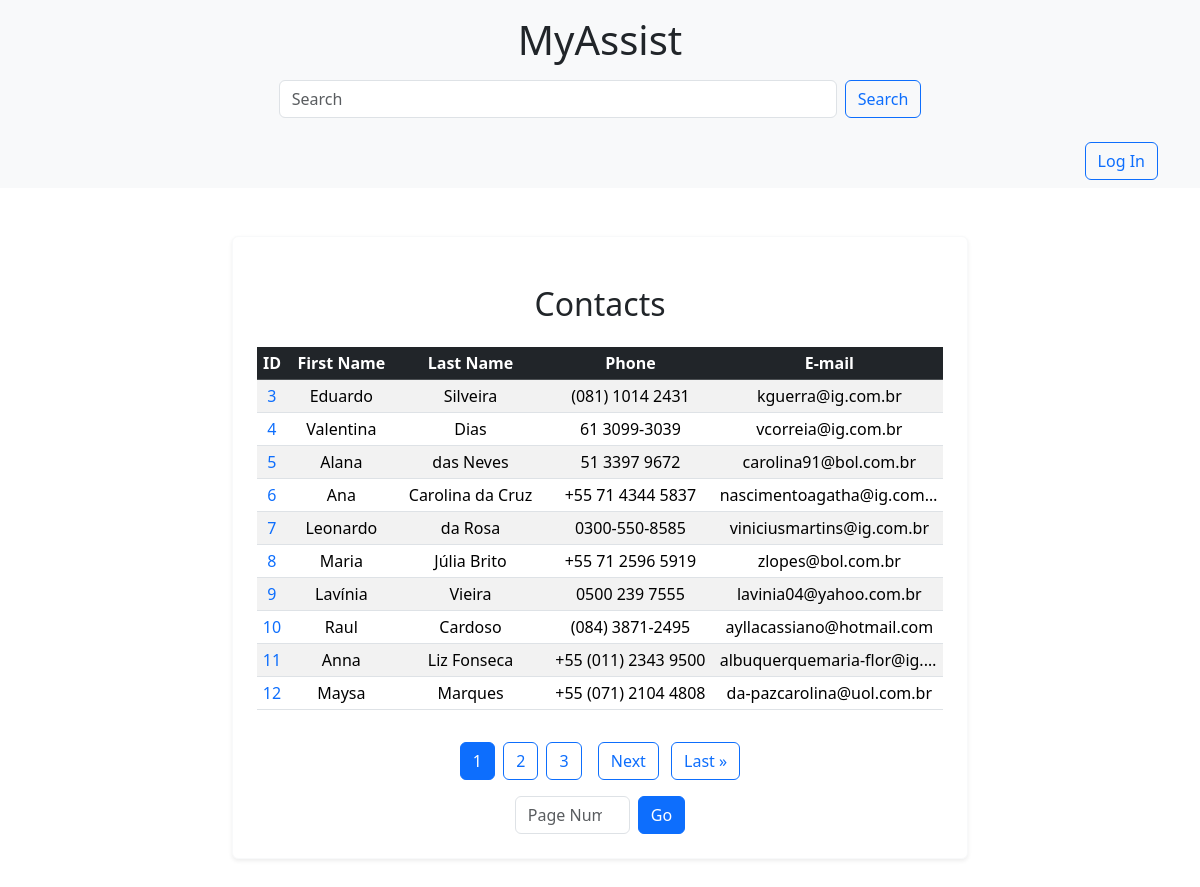
/home/, run on the app's committed database.
### accounts/models.py (models this page shows, shortened)
class Account(models.Model):
    first_name = models.CharField(max_length=50)
    last_name = models.CharField(max_length=50, blank=True)
    phone = models.CharField(max_length=50)
    email = models.EmailField(max_length=254)
    created_date = models.DateTimeField(default=timezone.now)
    description = models.TextField(blank=True)
    show = models.BooleanField(default=True)
    picture = models.ImageField(blank=True, upload_to='pictures/%Y/%m/')
    category = models.ForeignKey(
        Category, on_delete=models.SET_NULL, blank=True, null=True)
    owner = models.ForeignKey(
        User, on_delete=models.SET_NULL, blank=True, null=True)

### accounts/views.py (the view)
# urls.py: path('home/', home, name='home'),
def home(request):
    accounts = Account.objects.filter(show=True)
    paginator = Paginator(accounts, 10)
    page_number = request.GET.get("page")
    page_obj = paginator.get_page(page_number)
    print(accounts.query)
    context = {
        'page_obj': page_obj,
    }
    return render(request, 'accounts/home.html', context)

### accounts/templates/accounts/home.html (shortened to what this page needs)
{% extends "accounts/base.html" %}
{% block description %}
<div class="table-responsive">
    <table class="table table-striped table-hover table-sm">
        <h2 class="card-title mb-4">Contacts</h2>
        <thead class="table-dark">
            <tr>
                <th class="text-nowrap">ID</th>
                <th class="text-nowrap">First Name</th>
                <th class="text-nowrap">Last Name</th>
                <th class="text-nowrap">Phone</th>
                <th class="text-nowrap">E-mail</th>
            </tr>
        </thead>
        <tbody>
            {% for account in page_obj %}
            <tr>
                <td class="text-truncate text-nowrap" style="max-width: 100px;">
                    <a href="{% url 'contact' contact_id=account.id %}" class="text-primary text-decoration-none">
                        {{ account.id }}
                    </a>
                </td>
                <td class="text-truncate text-nowrap" style="max-width: 150px;">
                    {{ account.first_name }}
                </td>
                <td class="text-truncate text-nowrap" style="max-width: 150px;">
                    {{ account.last_name }}
                </td>
                <td class="text-truncate text-nowrap" style="max-width: 150px;">
                    {{ account.phone }}
                </td>
                <td class="text-truncate text-nowrap" style="max-width: 200px;">
                    {{ account.email }}
                </td>
            </tr>
            {% endfor %}
        </tbody>
    </table>
</div>
{% endblock %}

### accounts/templates/accounts/base.html (shortened to what this page needs)
{% load static %}
<!DOCTYPE html>
<html lang="en">
<head>
    <link href="{% static 'css/bootstrap.min.css' %}" rel="stylesheet">
</head>
<body>
    {% include 'accounts/header.html' %}
    <nav class="navbar navbar-expand-lg navbar-light bg-light">
        <div class="container">
            <div class="collapse navbar-collapse" id="navbarNav">
                {% if user.is_authenticated %}
                <div class="ms-auto">
                    <div class="dropdown">
                        <button class="btn btn-outline-primary dropdown-toggle" type="button" id="userDropdown"
                            data-bs-toggle="dropdown" aria-expanded="false">
                            {{ user.first_name }}
                        </button>
                        <ul class="dropdown-menu dropdown-menu-end" aria-labelledby="userDropdown">
                            <li><a class="dropdown-item" href="{% url 'logout' %}">Log Out</a></li>
                        </ul>
                    </div>
                </div>
                {% else %}
                <a class="btn btn-outline-primary ms-auto" href="{% url 'login' %}">Log In</a>
                {% endif %}
            </div>
        </div>
    </nav>
    <div class="container py-5">
        <div class="row justify-content-center">
            <div class="col-md-10 col-lg-8">
                <div class="card text-center shadow-sm border-light">
                    <div class="card-body p-4">
                        <p class="card-text mb-4">
                            {% block description %}{% endblock %}
                        </p>
                        {% include 'accounts/pagination.html' %}
                    </div>
                </div>
            </div>
        </div>
    </div>
</body>
</html>

### accounts/templates/accounts/header.html
<header class="bg-light py-3">
    <div class="container">
        <div class="text-center">
            <a class="navbar-brand" href="{% url 'home' %}" style="text-decoration: none; color: inherit;">
                <h1 class="mb-0">MyAssist</h1>
            </a>
            <form class="d-flex justify-content-center mt-3" action="{% url 'search' %}" method="get">
                <input class="form-control me-2 w-50" id="search" type="search" name="q" placeholder="Search"
                    aria-label="Search" value="{{request.GET.q.strip}}">
                <button class="btn btn-outline-primary" type="submit">Search</button>
            </form>
        </div>
    </div>
</header>

### accounts/templates/accounts/pagination.html (shortened to what this page needs)
{% if page_obj %}
<div class="container">
    <div class="d-flex justify-content-center">
        <div class="pagination">
            <span class="step-links">
                {% for num in page_obj.paginator.page_range %}
                {% if page_obj.number == num %}
                <span class="btn btn-primary me-1">{{num}}</span>
                {% elif num > page_obj.number|add:'-3' and num < page_obj.number|add:'3' %} <a
                    class="btn btn-outline-primary me-1" href="?page={{num}}&q={{request.GET.q|default:''}}">{{num}}</a>
                    {% endif %}
                    {% endfor %}
                    {% if page_obj.has_next %}
                    <a class="btn btn-outline-primary ms-2"
                        href="?page={{ page_obj.next_page_number }}&q={{ request.GET.q|default:'' }}">Next</a>
                    <a class="btn btn-outline-primary ms-2"
                        href="?page={{ page_obj.paginator.num_pages }}&q={{ request.GET.q|default:'' }}">Last
                        &raquo;</a>
                    {% endif %}
            </span>
        </div>
    </div>
    <div class="d-flex justify-content-center mt-3">
        <form method="get" class="d-flex">
            <input type="number" name="page" class="form-control" placeholder="Page Number" min="1"
                max="{{ page_obj.paginator.num_pages }}">
            <button type="submit" class="btn btn-primary ms-2">Go</button>
        </form>
    </div>
</div>
{% endif %}

### data on the page
Account: id "3", first_name "Eduardo", last_name "Silveira", phone "(081) 1014 2431", email "kguerra@ig.com.br"
Account: id "4", first_name "Valentina", last_name "Dias", phone "61 3099-3039", email "vcorreia@ig.com.br"
Account: id "5", first_name "Alana", last_name "das Neves", phone "51 3397 9672", email "carolina91@bol.com.br"
Account: id "6", first_name "Ana", last_name "Carolina da Cruz", phone "+55 71 4344 5837", email "nascimentoagatha@ig.com…"
Account: id "7", first_name "Leonardo", last_name "da Rosa", phone "0300-550-8585", email "viniciusmartins@ig.com.br"
Account: id "8", first_name "Maria", last_name "Júlia Brito", phone "+55 71 2596 5919", email "zlopes@bol.com.br"
Account: id "9", first_name "Lavínia", last_name "Vieira", phone "0500 239 7555", email "lavinia04@yahoo.com.br"
Account: id "10", first_name "Raul", last_name "Cardoso", phone "(084) 3871-2495", email "ayllacassiano@hotmail.com"
Account: id "11", first_name "Anna", last_name "Liz Fonseca", phone "+55 (011) 2343 9500", email "albuquerquemaria-flor@ig.…"
Account: id "12", first_name "Maysa", last_name "Marques", phone "+55 (071) 2104 4808", email "da-pazcarolina@uol.com.br"

### other printed values
{{ num }} "1"
{{ num }} "2" "3"
